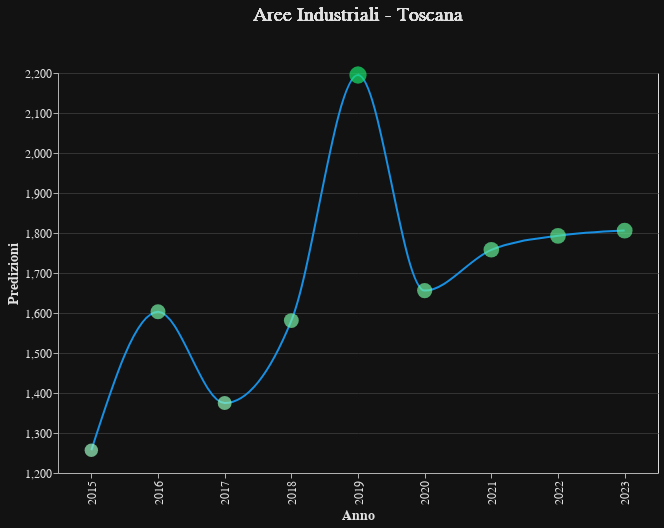

Write notebook code for a chart like this one.
### Code cell
import pandas as pd
import altair as alt

import pandas as pd
import altair as alt

# Definisci il dataset
data = {
    'pred': ['Foresta', 'Pascolo', 'Lago', 'Vegetazione Erbacea', 'Fiumi', 'Strade', 'Colture Permanenti', 'Aree Industriali', 'Zone Residenziali', 'Colture Annuali', 'Totale Zone Agricole'],
    '2015': [16643, 8605, 4212, 10239, 1980, 1067, 25217, 1257, 1856, 4725, 38547],
    '2016': [23614, 6975, 969, 5639, 2632, 1363, 26183, 1603, 2392, 4431, 37589],
    '2017': [16142, 7102, 1312, 11286, 2113, 1675, 27769, 1375, 1997, 5030, 39901],
    '2018': [15399, 15879, 1754, 8334, 3399, 1586, 21560, 1581, 2061, 4248, 41687],
    '2019': [11102, 15464, 1310, 14689, 4683, 1653, 18932, 2195, 2818, 2955, 37351],
    '2020': [15149, 11636, 1401, 10393, 3771, 1386, 25021, 1656, 2118, 3270, 39927],
    '2021': [15365, 10564, 1412, 10752, 2770, 1520, 25644, 1758, 2475, 3541, 39749],
    '2022': [16148, 11526, 1343, 7876, 3738, 1416, 26367, 1793, 2671, 2923, 40816],
    '2023': [15249, 14408, 2005, 9240, 3341, 1208, 22648, 1806, 2478, 3418, 40474]
}

## Trasforma il dataset in un DataFrame
df = pd.DataFrame(data)

# Trasforma il DataFrame in formato lungo
df_long = df.melt(id_vars=['pred'], var_name='Anno', value_name='Valore')

# Filtra il dataset per rimuovere il 2024 (anche se non è presente nei dati originali)
df_long = df_long[df_long['Anno'] != '2024']

# Rinomina le colonne per coerenza con il codice originale
df_long.rename(columns={'pred': 'Tipo dato'}, inplace=True)

# Crea una nuova colonna per concatenare il titolo
df_long['Title'] = df_long['Tipo dato'] + ' - Toscana'

# Menù a tendina per "Tipo dato"
dropdown_options1 = sorted(df_long['Tipo dato'].unique().tolist())

# Selezione menù a tendina
dropdown1 = alt.binding_select(options=dropdown_options1, name=' ')
selection1 = alt.selection_point(fields=['Tipo dato'], bind=dropdown1, name='SelectTipoDato', value=dropdown_options1[0])

# Tema personalizzato
dark_theme_custom = {
    'config': {
        'background': '#121212',  # Colore di sfondo del grafico
        'title': {
            'color': '#E0E0E0',  # Colore del titolo
            'fontSize': 20
        },
        'axis': {
            'domainColor': '#B0B0B0',
            'gridColor': '#333333',
            'tickColor': '#B0B0B0',
            'titleColor': '#E0E0E0',
            'labelColor': '#E0E0E0',
            'labelFontSize': 12,  # Font size for axis labels
            'titleFontSize': 14   # Font size for axis titles
        },
        'legend': {
            'labelColor': '#E0E0E0',
            'titleColor': '#E0E0E0'
        },
        'mark': {
            'color': '#1f77b4'  # Colore del segno
        }
    }
}

# Registra e applica il tema personalizzato
alt.themes.register('dark_theme_custom', lambda: dark_theme_custom)
alt.themes.enable('dark_theme_custom')

# Grafico a dispersione con cerchi
chart = alt.Chart(df_long).transform_filter(
    selection1
).mark_circle().encode(
    y='Valore:Q',
    x='Anno:N',
    size=alt.Size(field='Valore', type='quantitative', scale=alt.Scale(range=[20, 300]), legend=None),
    color=alt.Color('Valore:Q', scale=alt.Scale(range=["#99f4be", "#18E169"]), legend=None),
    tooltip=[alt.Tooltip('Anno:N'),
             alt.Tooltip('Valore:Q', format=',')]
).properties(
    width=600,
    height=400
)

# Grafico a linee
line = alt.Chart(df_long).transform_filter(
    selection1
).mark_line(
    color="#188FE1",
    interpolate='monotone'
).encode(
    x=alt.X('Anno:N', title='Anno'),
    y=alt.Y('Valore:Q', title='Predizioni', scale=alt.Scale(zero=False)),
    tooltip=[alt.Tooltip('Anno:N'),
             alt.Tooltip('Valore:Q', format=',')]
)

# Text chart per titolo dinamico
text = alt.Chart(df_long).transform_filter(
    selection1
).mark_text(
    align='center',
    dy=-15,
    fontSize=20,
    color='#E0E0E0'  # Specifica il colore del testo del titolo
).encode(
    text='Title:N'
).properties(
    width=600,
    height=30 
)

# Combina text chart and main chart
combined_chart = alt.vconcat(text, alt.layer(line, chart).add_selection(selection1))

# Salva il grafico in un file JSON
chart_json = combined_chart.to_json()
with open('chart_LULC_smooth.json', 'w') as f:
    f.write(chart_json)

# Visualizza il grafico combinato
combined_chart

### Figure 1 — Vega-Lite specification as saved in the notebook (floating-point values rounded to 4 significant figures)
{"config": {"background": "#121212", "title": {"color": "#E0E0E0", "fontSize": 20}, "axis": {"domainColor": "#B0B0B0", "gridColor": "#333333", "tickColor": "#B0B0B0", "titleColor": "#E0E0E0", "labelColor": "#E0E0E0", "labelFontSize": 12, "titleFontSize": 14}, "legend": {"labelColor": "#E0E0E0", "titleColor": "#E0E0E0"}, "mark": {"color": "#1f77b4"}}, "vconcat": [{"mark": {"type": "text", "align": "center", "color": "#E0E0E0", "dy": -15, "fontSize": 20}, "encoding": {"text": {"field": "Title", "type": "nominal"}}, "height": 30, "transform": [{"filter": {"param": "SelectTipoDato"}}], "width": 600}, {"layer": [{"mark": {"type": "line", "color": "#188FE1", "interpolate": "monotone"}, "encoding": {"tooltip": [{"field": "Anno", "type": "nominal"}, {"field": "Valore", "format": ",", "type": "quantitative"}], "x": {"field": "Anno", "title": "Anno", "type": "nominal"}, "y": {"field": "Valore", "scale": {"zero": false}, "title": "Predizioni", "type": "quantitative"}}, "name": "view_11", "transform": [{"filter": {"param": "SelectTipoDato"}}]}, {"mark": {"type": "circle"}, "encoding": {"color": {"field": "Valore", "legend": null, "scale": {"range": ["#99f4be", "#18E169"]}, "type": "quantitative"}, "size": {"field": "Valore", "legend": null, "scale": {"range": [20, 300]}, "type": "quantitative"}, "tooltip": [{"field": "Anno", "type": "nominal"}, {"field": "Valore", "format": ",", "type": "quantitative"}], "x": {"field": "Anno", "type": "nominal"}, "y": {"field": "Valore", "type": "quantitative"}}, "transform": [{"filter": {"param": "SelectTipoDato"}}]}], "height": 400, "width": 600}], "data": {"name": "data-a98a6745abf8d7049c1cf66bf5fbc466"}, "params": [{"name": "SelectTipoDato", "select": {"type": "point", "fields": ["Tipo dato"]}, "bind": {"input": "select", "options": ["Aree Industriali", "Colture Annuali", "Colture Permanenti", "Fiumi", "Foresta", "Lago", "Pascolo", "Strade", "Totale Zone Agricole", "Vegetazione Erbacea", "Zone Residenziali"], "name": " "}, "value": "Aree Industriali", "views": ["view_11"]}], "$schema": "https://vega.github.io/schema/vega-lite/v5.15.1.json", "datasets": {"data-a98a6745abf8d7049c1cf66bf5fbc466": [{"Tipo dato": "Foresta", "Anno": "2015", "Valore": 16643, "Title": "Foresta - Toscana"}, {"Tipo dato": "Pascolo", "Anno": "2015", "Valore": 8605, "Title": "Pascolo - Toscana"}, {"Tipo dato": "Lago", "Anno": "2015", "Valore": 4212, "Title": "Lago - Toscana"}, {"Tipo dato": "Vegetazione Erbacea", "Anno": "2015", "Valore": 10239, "Title": "Vegetazione Erbacea - Toscana"}, {"Tipo dato": "Fiumi", "Anno": "2015", "Valore": 1980, "Title": "Fiumi - Toscana"}, {"Tipo dato": "Strade", "Anno": "2015", "Valore": 1067, "Title": "Strade - Toscana"}, {"Tipo dato": "Colture Permanenti", "Anno": "2015", "Valore": 25217, "Title": "Colture Permanenti - Toscana"}, {"Tipo dato": "Aree Industriali", "Anno": "2015", "Valore": 1257, "Title": "Aree Industriali - Toscana"}, {"Tipo dato": "Zone Residenziali", "Anno": "2015", "Valore": 1856, "Title": "Zone Residenziali - Toscana"}, {"Tipo dato": "Colture Annuali", "Anno": "2015", "Valore": 4725, "Title": "Colture Annuali - Toscana"}, {"Tipo dato": "Totale Zone Agricole", "Anno": "2015", "Valore": 38547, "Title": "Totale Zone Agricole - Toscana"}, {"Tipo dato": "Foresta", "Anno": "2016", "Valore": 23614, "Title": "Foresta - Toscana"}, {"Tipo dato": "Pascolo", "Anno": "2016", "Valore": 6975, "Title": "Pascolo - Toscana"}, {"Tipo dato": "Lago", "Anno": "2016", "Valore": 969, "Title": "Lago - Toscana"}, {"Tipo dato": "Vegetazione Erbacea", "Anno": "2016", "Valore": 5639, "Title": "Vegetazione Erbacea - Toscana"}, {"Tipo dato": "Fiumi", "Anno": "2016", "Valore": 2632, "Title": "Fiumi - Toscana"}, {"Tipo dato": "Strade", "Anno": "2016", "Valore": 1363, "Title": "Strade - Toscana"}, {"Tipo dato": "Colture Permanenti", "Anno": "2016", "Valore": 26183, "Title": "Colture Permanenti - Toscana"}, {"Tipo dato": "Aree Industriali", "Anno": "2016", "Valore": 1603, "Title": "Aree Industriali - Toscana"}, {"Tipo dato": "Zone Residenziali", "Anno": "2016", "Valore": 2392, "Title": "Zone Residenziali - Toscana"}, {"Tipo dato": "Colture Annuali", "Anno": "2016", "Valore": 4431, "Title": "Colture Annuali - Toscana"}, {"Tipo dato": "Totale Zone Agricole", "Anno": "2016", "Valore": 37589, "Title": "Totale Zone Agricole - Toscana"}, {"Tipo dato": "Foresta", "Anno": "2017", "Valore": 16142, "Title": "Foresta - Toscana"}, {"Tipo dato": "Pascolo", "Anno": "2017", "Valore": 7102, "Title": "Pascolo - Toscana"}, {"Tipo dato": "Lago", "Anno": "2017", "Valore": 1312, "Title": "Lago - Toscana"}, {"Tipo dato": "Vegetazione Erbacea", "Anno": "2017", "Valore": 11286, "Title": "Vegetazione Erbacea - Toscana"}, {"Tipo dato": "Fiumi", "Anno": "2017", "Valore": 2113, "Title": "Fiumi - Toscana"}, {"Tipo dato": "Strade", "Anno": "2017", "Valore": 1675, "Title": "Strade - Toscana"}, {"Tipo dato": "Colture Permanenti", "Anno": "2017", "Valore": 27769, "Title": "Colture Permanenti - Toscana"}, {"Tipo dato": "Aree Industriali", "Anno": "2017", "Valore": 1375, "Title": "Aree Industriali - Toscana"}, {"Tipo dato": "Zone Residenziali", "Anno": "2017", "Valore": 1997, "Title": "Zone Residenziali - Toscana"}, {"Tipo dato": "Colture Annuali", "Anno": "2017", "Valore": 5030, "Title": "Colture Annuali - Toscana"}, {"Tipo dato": "Totale Zone Agricole", "Anno": "2017", "Valore": 39901, "Title": "Totale Zone Agricole - Toscana"}, {"Tipo dato": "Foresta", "Anno": "2018", "Valore": 15399, "Title": "Foresta - Toscana"}, {"Tipo dato": "Pascolo", "Anno": "2018", "Valore": 15879, "Title": "Pascolo - Toscana"}, {"Tipo dato": "Lago", "Anno": "2018", "Valore": 1754, "Title": "Lago - Toscana"}, {"Tipo dato": "Vegetazione Erbacea", "Anno": "2018", "Valore": 8334, "Title": "Vegetazione Erbacea - Toscana"}, {"Tipo dato": "Fiumi", "Anno": "2018", "Valore": 3399, "Title": "Fiumi - Toscana"}, {"Tipo dato": "Strade", "Anno": "2018", "Valore": 1586, "Title": "Strade - Toscana"}, {"Tipo dato": "Colture Permanenti", "Anno": "2018", "Valore": 21560, "Title": "Colture Permanenti - Toscana"}, {"Tipo dato": "Aree Industriali", "Anno": "2018", "Valore": 1581, "Title": "Aree Industriali - Toscana"}, {"Tipo dato": "Zone Residenziali", "Anno": "2018", "Valore": 2061, "Title": "Zone Residenziali - Toscana"}, {"Tipo dato": "Colture Annuali", "Anno": "2018", "Valore": 4248, "Title": "Colture Annuali - Toscana"}, {"Tipo dato": "Totale Zone Agricole", "Anno": "2018", "Valore": 41687, "Title": "Totale Zone Agricole - Toscana"}, {"Tipo dato": "Foresta", "Anno": "2019", "Valore": 11102, "Title": "Foresta - Toscana"}, {"Tipo dato": "Pascolo", "Anno": "2019", "Valore": 15464, "Title": "Pascolo - Toscana"}, {"Tipo dato": "Lago", "Anno": "2019", "Valore": 1310, "Title": "Lago - Toscana"}, {"Tipo dato": "Vegetazione Erbacea", "Anno": "2019", "Valore": 14689, "Title": "Vegetazione Erbacea - Toscana"}, {"Tipo dato": "Fiumi", "Anno": "2019", "Valore": 4683, "Title": "Fiumi - Toscana"}, {"Tipo dato": "Strade", "Anno": "2019", "Valore": 1653, "Title": "Strade - Toscana"}, {"Tipo dato": "Colture Permanenti", "Anno": "2019", "Valore": 18932, "Title": "Colture Permanenti - Toscana"}, {"Tipo dato": "Aree Industriali", "Anno": "2019", "Valore": 2195, "Title": "Aree Industriali - Toscana"}, {"Tipo dato": "Zone Residenziali", "Anno": "2019", "Valore": 2818, "Title": "Zone Residenziali - Toscana"}, {"Tipo dato": "Colture Annuali", "Anno": "2019", "Valore": 2955, "Title": "Colture Annuali - Toscana"}, {"Tipo dato": "Totale Zone Agricole", "Anno": "2019", "Valore": 37351, "Title": "Totale Zone Agricole - Toscana"}, {"Tipo dato": "Foresta", "Anno": "2020", "Valore": 15149, "Title": "Foresta - Toscana"}, {"Tipo dato": "Pascolo", "Anno": "2020", "Valore": 11636, "Title": "Pascolo - Toscana"}, {"Tipo dato": "Lago", "Anno": "2020", "Valore": 1401, "Title": "Lago - Toscana"}, {"Tipo dato": "Vegetazione Erbacea", "Anno": "2020", "Valore": 10393, "Title": "Vegetazione Erbacea - Toscana"}, {"Tipo dato": "Fiumi", "Anno": "2020", "Valore": 3771, "Title": "Fiumi - Toscana"}, {"Tipo dato": "Strade", "Anno": "2020", "Valore": 1386, "Title": "Strade - Toscana"}, {"Tipo dato": "Colture Permanenti", "Anno": "2020", "Valore": 25021, "Title": "Colture Permanenti - Toscana"}, {"Tipo dato": "Aree Industriali", "Anno": "2020", "Valore": 1656, "Title": "Aree Industriali - Toscana"}, {"Tipo dato": "Zone Residenziali", "Anno": "2020", "Valore": 2118, "Title": "Zone Residenziali - Toscana"}, {"Tipo dato": "Colture Annuali", "Anno": "2020", "Valore": 3270, "Title": "Colture Annuali - Toscana"}, {"Tipo dato": "Totale Zone Agricole", "Anno": "2020", "Valore": 39927, "Title": "Totale Zone Agricole - Toscana"}, {"Tipo dato": "Foresta", "Anno": "2021", "Valore": 15365, "Title": "Foresta - Toscana"}, {"Tipo dato": "Pascolo", "Anno": "2021", "Valore": 10564, "Title": "Pascolo - Toscana"}, {"Tipo dato": "Lago", "Anno": "2021", "Valore": 1412, "Title": "Lago - Toscana"}, {"Tipo dato": "Vegetazione Erbacea", "Anno": "2021", "Valore": 10752, "Title": "Vegetazione Erbacea - Toscana"}, {"Tipo dato": "Fiumi", "Anno": "2021", "Valore": 2770, "Title": "Fiumi - Toscana"}, {"Tipo dato": "Strade", "Anno": "2021", "Valore": 1520, "Title": "Strade - Toscana"}, {"Tipo dato": "Colture Permanenti", "Anno": "2021", "Valore": 25644, "Title": "Colture Permanenti - Toscana"}, {"Tipo dato": "Aree Industriali", "Anno": "2021", "Valore": 1758, "Title": "Aree Industriali - Toscana"}, {"Tipo dato": "Zone Residenziali", "Anno": "2021", "Valore": 2475, "Title": "Zone Residenziali - Toscana"}, {"Tipo dato": "Colture Annuali", "Anno": "2021", "Valore": 3541, "Title": "Colture Annuali - Toscana"}, {"Tipo dato": "Totale Zone Agricole", "Anno": "2021", "Valore": 39749, "Title": "Totale Zone Agricole - Toscana"}, {"Tipo dato": "Foresta", "Anno": "2022", "Valore": 16148, "Title": "Foresta - Toscana"}, {"Tipo dato": "Pascolo", "Anno": "2022", "Valore": 11526, "Title": "Pascolo - Toscana"}, {"Tipo dato": "Lago", "Anno": "2022", "Valore": 1343, "Title": "Lago - Toscana"}, {"Tipo dato": "Vegetazione Erbacea", "Anno": "2022", "Valore": 7876, "Title": "Vegetazione Erbacea - Toscana"}, {"Tipo dato": "Fiumi", "Anno": "2022", "Valore": 3738, "Title": "Fiumi - Toscana"}, {"Tipo dato": "Strade", "Anno": "2022", "Valore": 1416, "Title": "Strade - Toscana"}, {"Tipo dato": "Colture Permanenti", "Anno": "2022", "Valore": 26367, "Title": "Colture Permanenti - Toscana"}, {"Tipo dato": "Aree Industriali", "Anno": "2022", "Valore": 1793, "Title": "Aree Industriali - Toscana"}, {"Tipo dato": "Zone Residenziali", "Anno": "2022", "Valore": 2671, "Title": "Zone Residenziali - Toscana"}, {"Tipo dato": "Colture Annuali", "Anno": "2022", "Valore": 2923, "Title": "Colture Annuali - Toscana"}, {"Tipo dato": "Totale Zone Agricole", "Anno": "2022", "Valore": 40816, "Title": "Totale Zone Agricole - Toscana"}, {"Tipo dato": "Foresta", "Anno": "2023", "Valore": 15249, "Title": "Foresta - Toscana"}, {"Tipo dato": "Pascolo", "Anno": "2023", "Valore": 14408, "Title": "Pascolo - Toscana"}, {"Tipo dato": "Lago", "Anno": "2023", "Valore": 2005, "Title": "Lago - Toscana"}, {"Tipo dato": "Vegetazione Erbacea", "Anno": "2023", "Valore": 9240, "Title": "Vegetazione Erbacea - Toscana"}, {"Tipo dato": "Fiumi", "Anno": "2023", "Valore": 3341, "Title": "Fiumi - Toscana"}, {"Tipo dato": "Strade", "Anno": "2023", "Valore": 1208, "Title": "Strade - Toscana"}, {"Tipo dato": "Colture Permanenti", "Anno": "2023", "Valore": 22648, "Title": "Colture Permanenti - Toscana"}, {"Tipo dato": "Aree Industriali", "Anno": "2023", "Valore": 1806, "Title": "Aree Industriali - Toscana"}, {"Tipo dato": "Zone Residenziali", "Anno": "2023", "Valore": 2478, "Title": "Zone Residenziali - Toscana"}, {"Tipo dato": "Colture Annuali", "Anno": "2023", "Valore": 3418, "Title": "Colture Annuali - Toscana"}, {"Tipo dato": "Totale Zone Agricole", "Anno": "2023", "Valore": 40474, "Title": "Totale Zone Agricole - Toscana"}]}}
